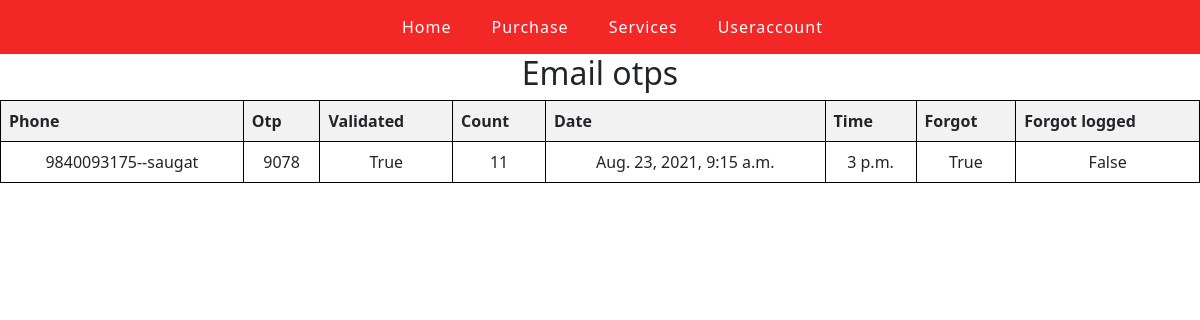
/email_otps/, run on the app's committed database.
### tummyapp/models.py (models this page shows)
class Tracking(models.Model):
    created = models.DateTimeField(auto_now_add=True)
    modified = models.DateTimeField(auto_now=True)
    class Meta:
        abstract = True

class Email_otps(Tracking):
    phone = models.ForeignKey(Customers, on_delete=models.CASCADE)
    otp = models.CharField(default = random_string, max_length=6)
    validated = models.BooleanField(default=True)
    count = models.IntegerField()
    date = models.DateTimeField(auto_now_add=True)
    time = models.TimeField(auto_now=True)
    forgot = models.BooleanField()
    forgot_logged = models.BooleanField()

class Customers(models.Model):
    customer = models.CharField(max_length=100)
    phone = models.IntegerField()
    def __str__(self):
        return f"{str(self.phone)}--{self.customer}"

### tummyapp/views.py (the view)
# urls.py: path('email_otps/', views.email_otps, name='email_otps'),
def email_otps(request):
    email_otps = Email_otps.objects.all()
    context = {'email_otps': email_otps}
    return render(request, 'email_otps.html', context)

### tummyapp/templates/email_otps.html (shortened to what this page needs)
{% extends 'base.html' %}
{% block content %}
<h2>Email otps</h2>
    <table class="table table-striped">
        <tr>
            <th>Phone</th>
            <th>Otp</th>
            <th>Validated</th>
            <th>Count</th>
            <th>Date</th>
            <th>Time</th>
            <th>Forgot</th>
            <th>Forgot logged</th>
        </tr>
    {% for email_otps in email_otps %}
    <tr>
        <td style="text-align:center">{{email_otps.phone}}</td>
        <td style="text-align:center">{{email_otps.otp}}</td>
        <td style="text-align:center">{{email_otps.validated}}</td>
        <td style="text-align:center">{{email_otps.count}}</td>
        <td style="text-align:center">{{email_otps.date}}</td>
        <td style="text-align:center">{{email_otps.time}}</td>
        <td style="text-align:center">{{email_otps.forgot}}</td>
        <td style="text-align:center">{{email_otps.forgot_logged}}</td>
    </tr>
    {% endfor %}
    </table>
{% endblock content %}

### tummyapp/templates/email_otps.html (style rules this page uses)
table { width: 100%; }
h2 { text-align: center }
table, th, td { border: 1px solid black; border-collapse: collapse; }

### data on the page
Email_otps: phone "9840093175--saugat", otp "9078", validated "True", count "11", date "Aug. 23, 2021, 9:15 a.m.", time "3 p.m.", forgot "True", forgot_logged "False"
